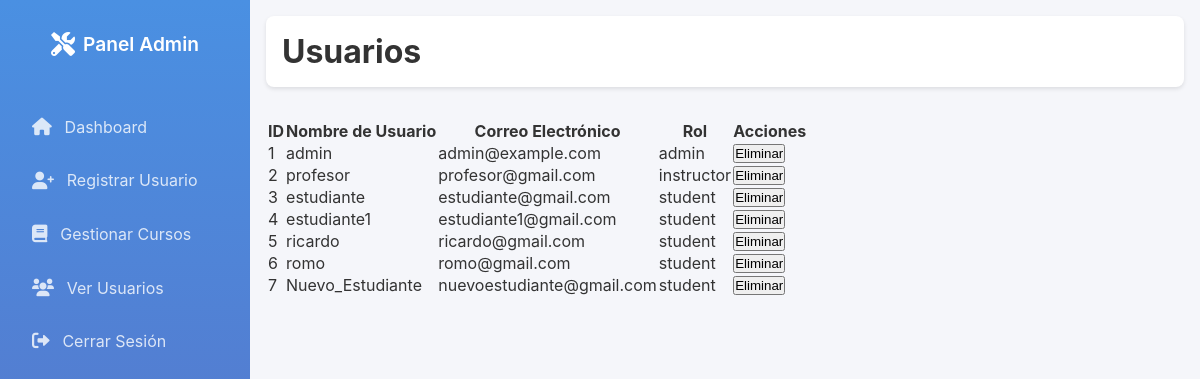
The app's page /admin/view_users (signed in) with its own data.
### models.py (models this page shows, shortened)
class User(UserMixin, db.Model):
    __tablename__ = 'users'
    id = db.Column(db.Integer, primary_key=True)
    username = db.Column(db.String(150), unique=True, nullable=False)
    email = db.Column(db.String(150), unique=True, nullable=False)
    password = db.Column(db.String(150), nullable=False)
    role_id = db.Column(db.Integer, db.ForeignKey('roles.id'), nullable=False)
    role = db.relationship('Role')
    courses = db.relationship('Course', backref='instructor', cascade='all, delete-orphan')  # Cursos que enseña
    enrollments = db.relationship('CourseEnrollment', backref='student', cascade='all, delete-orphan')  # Inscripciones
    responses = db.relationship('StudentResponse', backref='student', cascade='all, delete-orphan')  # Respuestas

class Role(db.Model):
    __tablename__ = 'roles'
    id = db.Column(db.Integer, primary_key=True)
    name = db.Column(db.String(50), unique=True, nullable=False)

### app.py (the view)
@app.route('/admin/view_users', methods=['GET', 'POST'])
@login_required
@role_required('admin')
def view_users():
    users = User.query.all()
    form = DeleteUserForm()  # Formulario con CSRF
    return render_template('admin/view_users.html', users=users, form=form)

### app.py (called while the page is built)
@login_manager.user_loader
def load_user(user_id):
    return User.query.get(int(user_id))

def role_required(role):
    def decorator(f):
        @wraps(f)
        def decorated_function(*args, **kwargs):
            if not current_user.is_authenticated or current_user.role.name != role:
                abort(403)
            return f(*args, **kwargs)
        return decorated_function
    return decorator

### app/templates/admin/view_users.html (shortened to what this page needs)
<head>
    <link rel="stylesheet" href="https://cdnjs.cloudflare.com/ajax/libs/font-awesome/6.0.0/css/all.min.css">
    <link rel="stylesheet" href="{{ url_for('static', filename='css/admin_dashboard.css') }}">
</head>
<body>
    <div class="admin-container">
        {% include 'admin/sidebar.html' %}
        <main class="main-content">
            <header class="top-bar">
                <h1>Usuarios</h1>
            </header>
<table class="users-table">
    <thead>
        <tr>
            <th>ID</th>
            <th>Nombre de Usuario</th>
            <th>Correo Electrónico</th>
            <th>Rol</th>
            <th>Acciones</th>
        </tr>
    </thead>
    <tbody>
        {% for user in users %}
        <tr>
            <td>{{ user.id }}</td>
            <td>{{ user.username }}</td>
            <td>{{ user.email }}</td>
            <td>{{ user.role.name }}</td>
            <td>
                <form method="POST" action="{{ url_for('delete_user', user_id=user.id) }}" style="display:inline;">
                    <button type="submit" class="btn btn-danger">Eliminar</button>
                </form>
            </td>
        </tr>
        {% endfor %}
    </tbody>
</table>

### app/templates/admin/sidebar.html
<div class="sidebar">
    <div class="sidebar-header">
        <i class="fas fa-tools"></i>
        <h2>Panel Admin</h2>
    </div>
    <ul class="sidebar-menu">
        <li>
            <a href="{{ url_for('admin_dashboard') }}">
                <i class="fas fa-home"></i>
                <span>Dashboard</span>
            </a>
        </li>
        <li>
            <a href="{{ url_for('register_user') }}">
                <i class="fas fa-user-plus"></i>
                <span>Registrar Usuario</span>
            </a>
        </li>
        <li>
            <a href="{{ url_for('manage_courses') }}">
                <i class="fas fa-book"></i>
                <span>Gestionar Cursos</span>
            </a>
        </li>
        <li>
            <a href="{{ url_for('view_users') }}">
                <i class="fas fa-users"></i>
                <span>Ver Usuarios</span>
            </a>
        </li>
        <li>
            <a href="{{ url_for('logout') }}">
                <i class="fas fa-sign-out-alt"></i>
                <span>Cerrar Sesión</span>
            </a>
        </li>
    </ul>
</div>

### app/static/css/admin_dashboard.css (style rules this page uses)
* { margin: 0; padding: 0; box-sizing: border-box; }
body { font-family: "Inter", sans-serif; background-color: #f5f6fa; color: #333333; }
.admin-container { display: flex; min-height: 100vh; }
.sidebar { width: 250px; background: linear-gradient(to bottom, #4a90e2, #5c6bc0); color: #ffffff; padding: 1rem; display: flex; flex-direction: column; }
.sidebar-header { display: flex; align-items: center; justify-content: center; padding: 1rem 0; margin-bottom: 2rem; }
.sidebar-header i { font-size: 1.5rem; margin-right: 0.5rem; }
.sidebar-header h2 { font-size: 1.2rem; font-weight: 600; }
.sidebar-menu { list-style: none; flex: 1; }
.sidebar-menu li { margin-bottom: 0.5rem; }
.sidebar-menu li a { display: flex; align-items: center; padding: 0.8rem 1rem; color: rgba(255, 255, 255, 0.8); text-decoration: none; border-radius: 8px; transition: all 0.3s ease; }
.sidebar-menu li a i { margin-right: 0.8rem; font-size: 1.1rem; }
.main-content { flex: 1; padding: 1rem; }
.top-bar { display: flex; align-items: center; justify-content: space-between; background-color: #ffffff; padding: 1rem; border-radius: 8px; box-shadow: 0 2px 4px rgba(0, 0, 0, 0.1); margin-bottom: 2rem; }

### records on screen
User: id "1", username "admin", email "admin@example.com", role.name "admin"
User: id "2", username "profesor", email "profesor@gmail.com", role.name "instructor"
User: id "3", username "estudiante", email "estudiante@gmail.com", role.name "student"
User: id "4", username "estudiante1", email "estudiante1@gmail.com", role.name "student"
User: id "5", username "ricardo", email "ricardo@gmail.com", role.name "student"
User: id "6", username "romo", email "romo@gmail.com", role.name "student"
User: id "7", username "Nuevo_Estudiante", email "nuevoestudiante@gmail.com", role.name "student"
